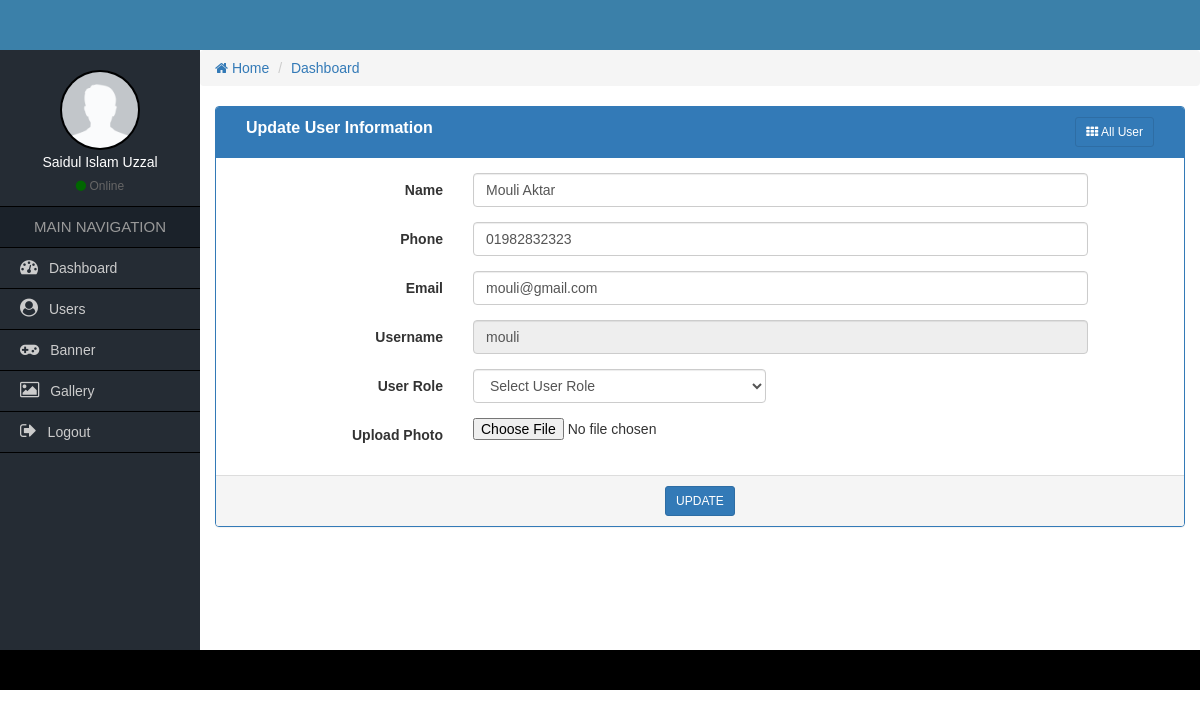
Screenshot of /edit-user.php?e=2 with the database file from the repository.
### tables this page shows
CREATE TABLE `cs_user` (
  `user_id` int(11) NOT NULL,
  `user_name` varchar(50) NOT NULL,
  `user_phone` varchar(20) NOT NULL,
  `user_email` varchar(40) NOT NULL,
  `user_username` varchar(20) NOT NULL,
  `user_password` varchar(40) NOT NULL
);

### edit-user.php (the view, shortened to what this page needs)
<?php
  require_once('functions/function.php');
  $id=$_GET['e'];
  $sele="SELECT * FROM cs_user WHERE user_id='$id'";
  $qry=mysqli_query($con,$sele);
  $data=mysqli_fetch_assoc($qry);
?>
  <div class="col-md-12">
  	<form class="form-horizontal" action="" method="post">
  	<div class="panel panel-primary">
          <div class="panel-heading">
              <div class="col-md-9 heading_title">
                  Update User Information
               </div>
               <div class="col-md-3 text-right">
               	<a href="all-user.php" class="btn btn-sm btn btn-primary"><i class="fa fa-th"></i> All User</a>
              </div>
              <div class="clearfix"></div>
          </div>
        <div class="panel-body">
            <div class="form-group">
              <label for="" class="col-sm-3 control-label">Name</label>
              <div class="col-sm-8">
                <input type="text" class="form-control" name="name" value="<?= $data['user_name']; ?>">
              </div>
            </div>
            <div class="form-group">
              <label for="" class="col-sm-3 control-label">Phone</label>
              <div class="col-sm-8">
                <input type="text" class="form-control" name="phone" value="<?= $data['user_phone']; ?>">
              </div>
            </div>
            <div class="form-group">
              <label for="" class="col-sm-3 control-label">Email</label>
              <div class="col-sm-8">
                <input type="email" class="form-control" name="email" value="<?= $data['user_email']; ?>">
              </div>
            </div>
            <div class="form-group">
              <label for="" class="col-sm-3 control-label">Username</label>
              <div class="col-sm-8">
                <input type="text" class="form-control" name="" value="<?= $data['user_username']; ?>" disabled="disabled">
              </div>
            </div>
            <div class="form-group">
              <label for="" class="col-sm-3 control-label">User Role</label>
              <div class="col-sm-4">
                <select class="form-control select_cus">
                    <option value="">Select User Role</option>
                </select>
              </div>
            </div>
            <div class="form-group">
              <label for="" class="col-sm-3 control-label">Upload Photo</label>
              <div class="col-sm-8">
                <input type="file" name="">
              </div>
            </div>
        </div>
        <div class="panel-footer text-center">
          <button class="btn btn-sm btn-primary">UPDATE</button>
        </div>
      </div>
      </form>
  </div>

### css/style.css (style rules this page uses)
* { margin:0px; padding:0px; outline:0px; }
a { text-decoration:none; }
body { font-family:Verdana, Geneva, sans-serif; }
.select_cus > option { padding-left:10px; }
.heading_title { font-size:16px; font-weight:bold; }

### rows the page displays
cs_user: name "Mouli Aktar", phone "01982832323", email "mouli@gmail.com", user_username "mouli"
